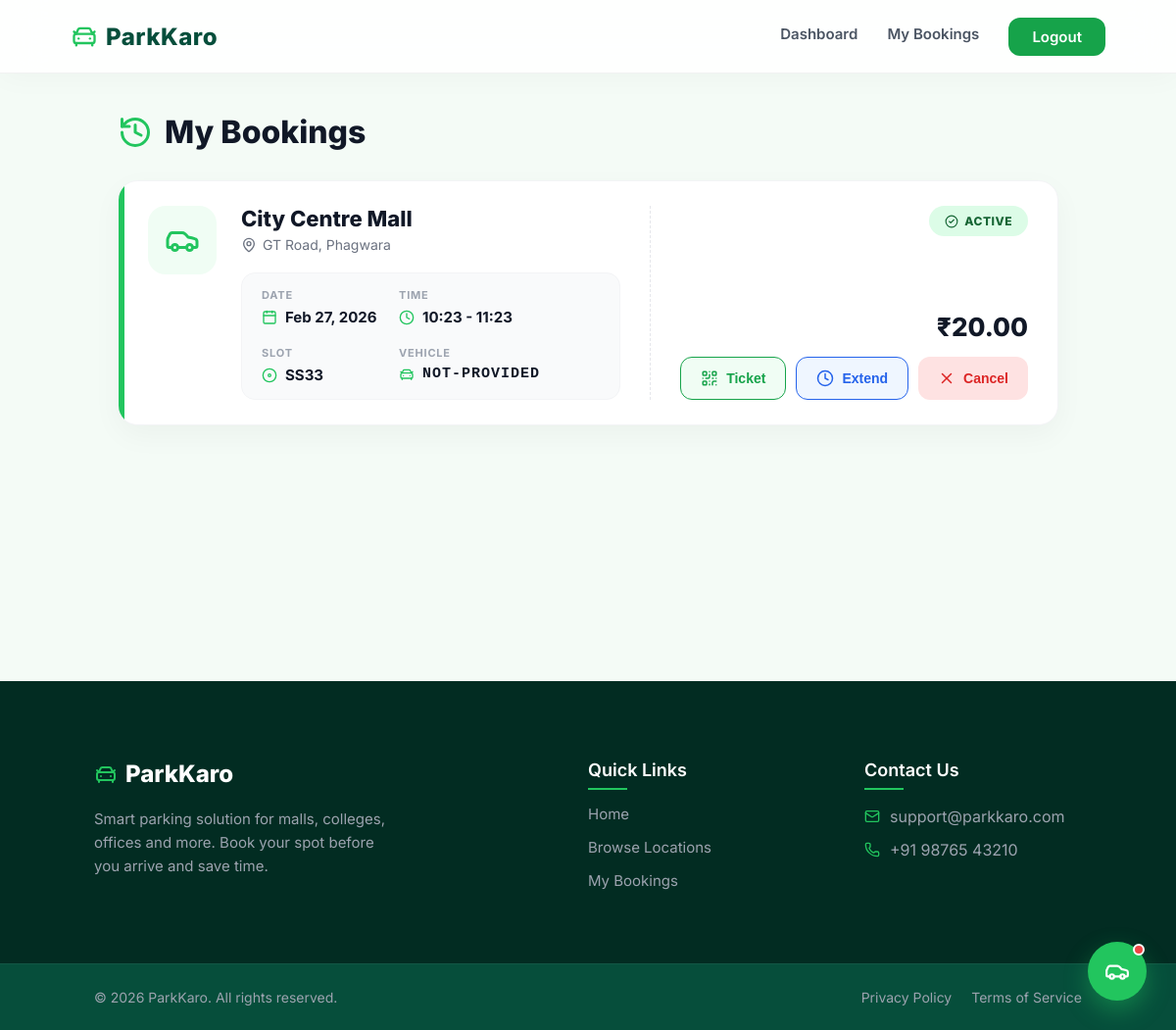
Page /history/ (signed in) on the earlier database version.
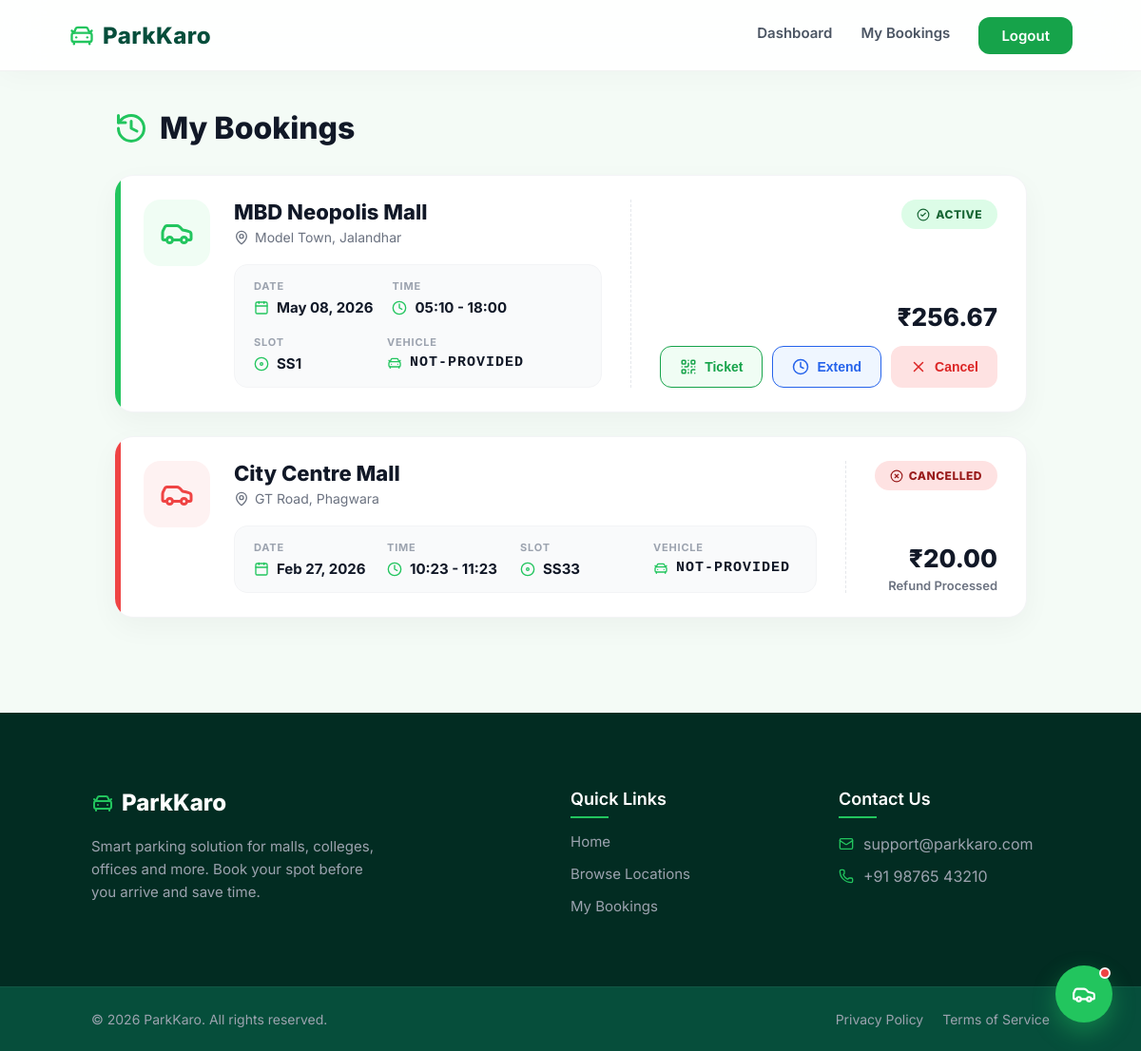
Same page on the later database version.
### parking/models.py (models this page shows, shortened)
class Booking(models.Model):
    STATUS_CHOICES = [
        ('PENDING', 'Pending'),
        ('ACTIVE', 'Active'),
        ('CANCELLED', 'Cancelled'),
    ]
    user = models.ForeignKey(settings.AUTH_USER_MODEL, on_delete=models.CASCADE)
    slot = models.ForeignKey('ParkingSlot', on_delete=models.CASCADE)
    vehicle_number = models.CharField(max_length=20, default="NOT-PROVIDED")
    booking_date = models.DateField()
    start_time = models.TimeField()
    end_time = models.TimeField()
    total_hours = models.FloatField(default=0)
    total_amount = models.FloatField(default=0)
    status = models.CharField(max_length=20, choices=STATUS_CHOICES, default='PENDING')
    created_at = models.DateTimeField(auto_now_add=True)

class ParkingSlot(models.Model):
    location = models.ForeignKey(Location, on_delete=models.CASCADE)
    slot_number = models.CharField(max_length=10)
    is_available = models.BooleanField(default=True)

class Location(models.Model):
    LOCATION_TYPES = [
        ('Mall', 'Mall'),
        ('Hotel', 'Hotel'),
        ('College', 'College'),
        ('Office', 'Office'),
        ('Restaurant', 'Restaurant'),
    ]
    city = models.CharField(max_length=100)
    area = models.CharField(max_length=100)
    name = models.CharField(max_length=200)
    location_type = models.CharField(max_length=50, choices=LOCATION_TYPES)

### parking/views.py (the view)
# urls.py: path('history/', views.booking_history, name='booking_history'),
@login_required
def booking_history(request):
    bookings = Booking.objects.filter(
        user=request.user
    ).select_related('slot', 'slot__location').order_by('-created_at')
    return render(request, 'parking/booking_history.html', {
        'bookings': bookings
    })

### templates/parking/booking_history.html (shortened to what the changed rows need)
{% extends 'base.html' %}
{% block content %}
<div class="history-container">
    <div class="history-header reveal">
        <h2>My Bookings</h2>
    </div>
    {% if bookings %}
    <div class="booking-cards reveal" style="transition-delay: 0.1s;">
        {% for booking in bookings %}
        <div class="history-card {% if booking.status == 'CANCELLED' %}status-cancelled{% endif %}">
            <div class="booking-content">
                <div class="booking-icon-wrapper">
                    <i data-lucide="car" style="width: 36px; height: 36px;"></i>
                </div>
                <div class="booking-main">
                    <h3>{{ booking.slot.location.name }}</h3>
                    <div class="location-text">
                        <i data-lucide="map-pin" style="width: 16px; height: 16px;"></i>
                        {{ booking.slot.location.area }}, {{ booking.slot.location.city }}
                    </div>
                    <div class="booking-grid">
                        <div class="grid-item">
                            <span class="grid-label">Date</span>
                            <span class="grid-value">
                                <i data-lucide="calendar" style="width: 16px; height: 16px; color: #22c55e;"></i>
                                {{ booking.booking_date|date:"M d, Y" }}
                            </span>
                        </div>
                        <div class="grid-item">
                            <span class="grid-label">Time</span>
                            <span class="grid-value">
                                <i data-lucide="clock" style="width: 16px; height: 16px; color: #22c55e;"></i>
                                {{ booking.start_time|time:"H:i" }} - {{ booking.end_time|time:"H:i" }}
                            </span>
                        </div>
                        <div class="grid-item">
                            <span class="grid-label">Slot</span>
                            <span class="grid-value">
                                <i data-lucide="disc" style="width: 16px; height: 16px; color: #22c55e;"></i>
                                S{{ booking.slot.slot_number }}
                            </span>
                        </div>
                        <div class="grid-item">
                            <span class="grid-label">Vehicle</span>
                            <span class="grid-value" style="font-family: monospace; letter-spacing: 1px;">
                                <i data-lucide="car-front" style="width: 16px; height: 16px; color: #22c55e;"></i>
                                {{ booking.vehicle_number }}
                            </span>
                        </div>
                    </div>
                </div>
            </div>
            <div class="booking-actions">
                {% if booking.status == 'ACTIVE' %}
                    <span class="status-badge active"><i data-lucide="check-circle-2" style="width: 14px; height: 14px;"></i> Active</span>
                {% else %}
                    <span class="status-badge cancelled"><i data-lucide="x-circle" style="width: 14px; height: 14px;"></i> Cancelled</span>
                {% endif %}
                <div class="price-box">
                    <div class="price-tag">₹{{ booking.total_amount|floatformat:2 }}</div>
                    {% if booking.status == 'ACTIVE' %}
                        <div style="display:flex; gap:10px; margin-top:15px; width:100%;">
                            <button class="btn-cancel-modern" style="margin-top:0; background:#f0fdf4; color:#16a34a; border:1px solid #16a34a; flex:1;"
                                    onclick="openTicketModal('{{ booking.id }}', '{{ request.user.username|escapejs }}', '{{ booking.vehicle_number|escapejs }}', '{{ booking.slot.location.name|escapejs }}', '{{ booking.slot.slot_number }}', '{{ booking.start_time|time:"H:i" }} - {{ booking.end_time|time:"H:i" }}')">
                                <i data-lucide="qr-code" style="width: 18px; height: 18px;"></i> Ticket
                            </button>
                            <button class="btn-cancel-modern" style="margin-top:0; background:#eff6ff; color:#2563eb; border:1px solid #2563eb; flex:1;"
                                    onclick="openExtendModal('{% url 'extend_booking' booking.id %}')">
                                <i data-lucide="clock" style="width: 18px; height: 18px;"></i> Extend
                            </button>
                            <button class="btn-cancel-modern" style="margin-top:0; flex:1;"
                                    onclick="openRefundModal('{% url 'cancel_booking' booking.id %}', {{ booking.total_amount }})">
                                <i data-lucide="x" style="width: 18px; height: 18px;"></i> Cancel
                            </button>
                        </div>
                    {% else %}
                        <span style="font-size: 13px; color: #6b7280; font-weight: 600; display: block; margin-top: 5px;">Refund Processed</span>
                    {% endif %}
                </div>
            </div>
        </div>
        {% endfor %}
    </div>
    {% endif %}
</div>
{% endblock %}

Differences in the rows shown:
added Booking: slot.location.name "MBD Neopolis Mall", slot.location.area "Model Town", slot.location.city "Jalandhar", booking_date "May 08, 2026", start_time "05:10", end_time "18:00", slot.slot_number "S1", vehicle_number "NOT-PROVIDED", status "ACTIVE" (drawn), total_amount "256.67"
changed Booking "Feb 27, 2026": status "ACTIVE Ticket Extend Cancel" → "CANCELLED Refund Processed"
